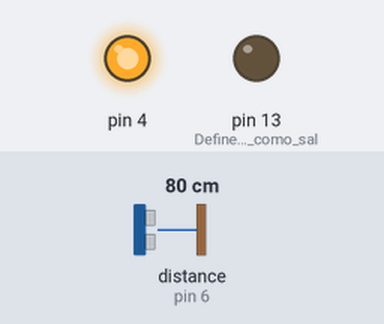
This sketch was run on a simulated Arduino Uno, built with avr-gcc and run on an emulated ATmega328P. Shown: output pins drawn as LEDs (lit = HIGH). Wiring (inferred from the names in the program): ultrasonic range finder: trigger pin 7; echo pin 6. The test bench sets the inputs (shaded band); at power-on: distance to the obstacle (sensor on pin 6) 80 cm. The echo pulse lasts 58.3 µs per cm; pins used as bus, display or sensor lines are not drawn.

Above: at 1.2 s.
1.3 s: distance to the obstacle (sensor on pin 6) set to 25 cm
2.8 s: distance to the obstacle (sensor on pin 6) set to 19 cm
At 3.7 s:
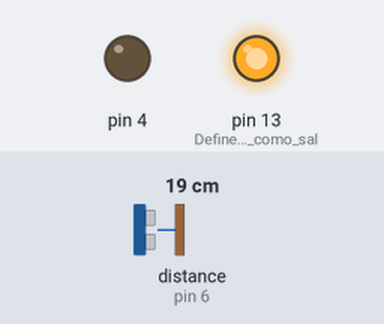
4.3 s: distance to the obstacle (sensor on pin 6) set to 35 cm
At 5.2 s:
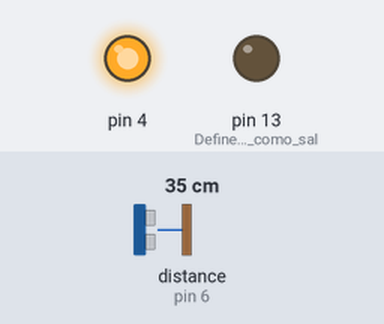
5.9 s: distance to the obstacle (sensor on pin 6) set to 2 cm
At 6.7 s:
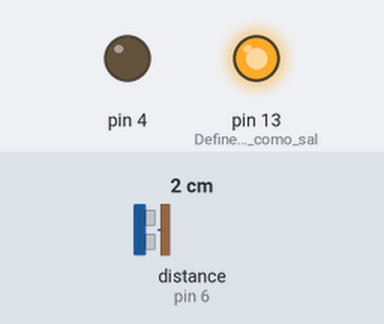
Timing chart, 0 to 8.5 s (numbered marks = the images above; inputs shaded):
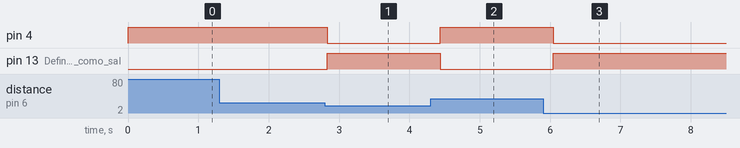

The sketch:

sensor1.ino
```cpp
 int Pecho = 6;
 int Ptrig = 7;
long duracion, distancia;

void setup() {
  Serial.begin (9600);       // inicializa el puerto seria a 9600 baudios
  pinMode(Pecho, INPUT);     // define el pin 6 como entrada (echo)
  pinMode(Ptrig, OUTPUT);    // define el pin 7 como salida  (triger)
  pinMode(13, 1);            // Define el pin 13 como salida
  pinMode(4, 1);

  }

void loop() {

  digitalWrite(Ptrig, LOW);
  delayMicroseconds(2);
  digitalWrite(Ptrig, HIGH);   // genera el pulso de triger por 10ms
  delayMicroseconds(10);
  digitalWrite(Ptrig, LOW);

  duracion = pulseIn(Pecho, HIGH);
  distancia = (duracion/2) / 29;            // calcula la distancia en centimetros

  if (distancia >= 500 || distancia <= 0){  // si la distancia es mayor a 500cm o menor a 0cm
    Serial.println("---");                  // no mide nada
  }
  else {
    digitalWrite(13, 0);               // en bajo el pin 13
    digitalWrite(4, 1);
  }

   if (distancia <= 20 && distancia >= 1){
    digitalWrite(13, 1);                     // en alto el pin 13 si la distancia es menor a 20cm
    digitalWrite(4, 0);
  }
  delay(400);                                // espera 400ms para que se logre ver la distancia en la consola
}
```

Measured:
- the behaviour switches between 22 and 21 cm on distance to the obstacle (sensor on pin 6) (found by bisection; images 0 and 1)
- after the input at 1.3 s, every drawn part: stays the same
- after the input at 2.8 s, pin 4: HIGH → LOW at once; pin 13 (Define_el_pin_13_como_sal): LOW → HIGH at once
- after the input at 4.3 s, pin 4: LOW → HIGH after 0.14 s; pin 13 (Define_el_pin_13_como_sal): HIGH → LOW after 0.14 s
- after the input at 5.9 s, pin 4: HIGH → LOW after 0.14 s; pin 13 (Define_el_pin_13_como_sal): LOW → HIGH after 0.14 s
